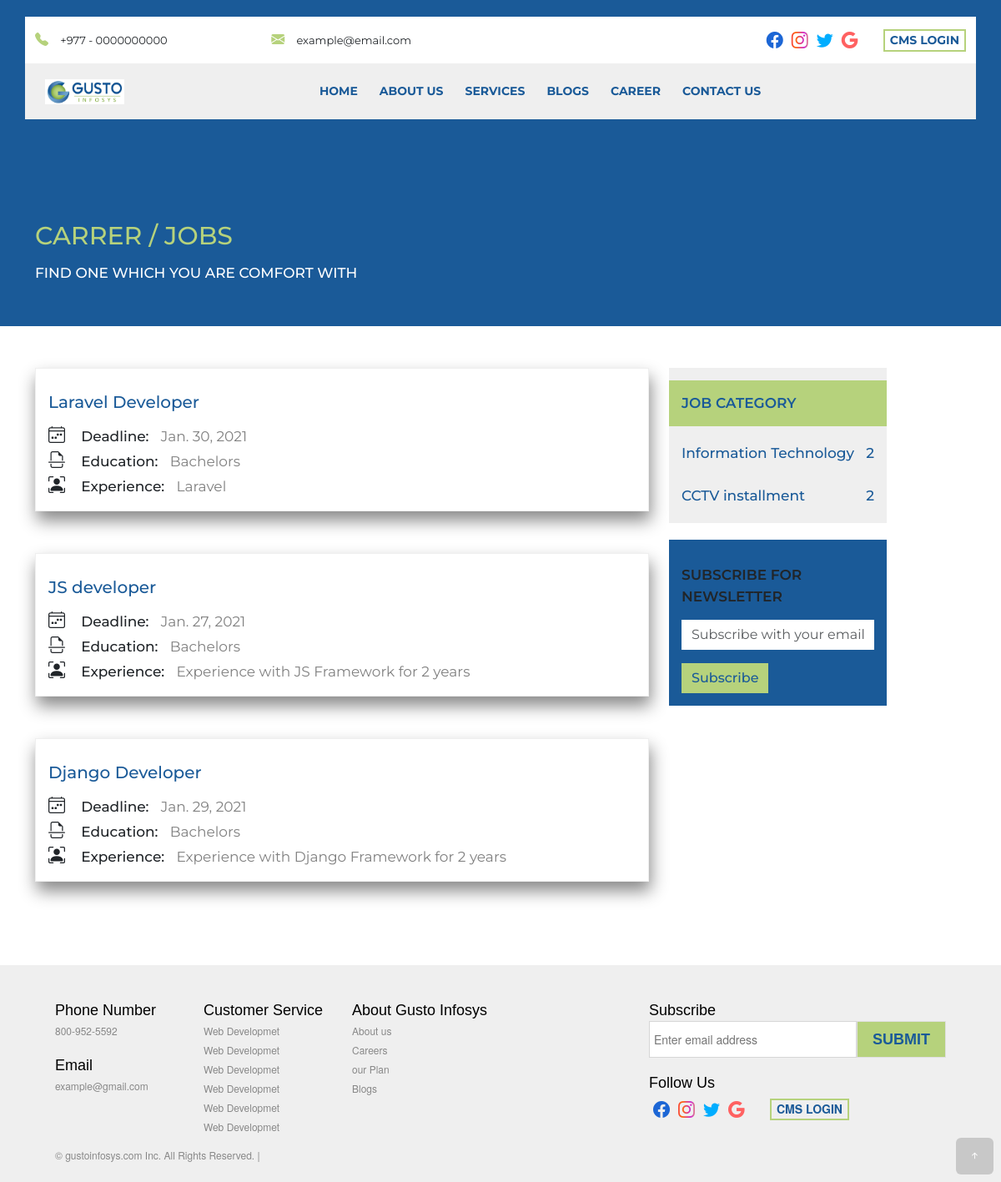
The app's page /career, older data.
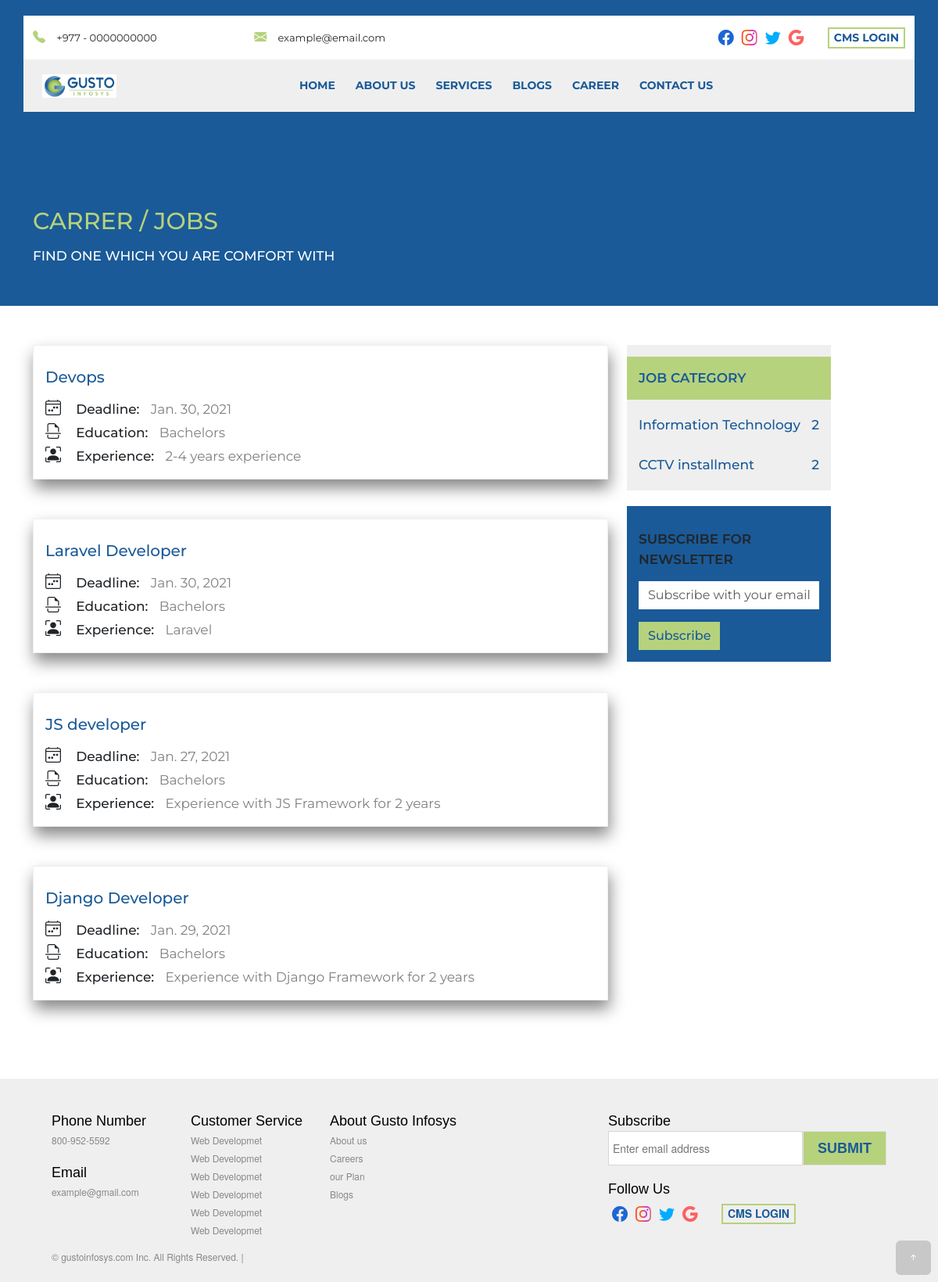
The same page, newer data.
### myapp/models.py (models this page shows, shortened)
class Career(models.Model):
    category = models.ForeignKey(CareerCategory, on_delete=models.CASCADE)
    title = models.CharField(max_length=100)
    deadline = models.DateField()
    education = models.CharField(max_length=450)
    experience = models.CharField(max_length=250)

class CareerCategory(models.Model):
    category = models.CharField(max_length=150)

### myapp/views.py (the view)
# urls.py: path('career', views.career, name="career"),
def career(request):
    career = Career.objects.all()[::-1]
    categories = CareerCategory.objects.all()
    categories_count = CareerCategory.objects.all().count()
    data = {}
    data['careers'] = career
    data['categories'] = categories
    data['count'] = categories_count
    return render(request, 'carrer.html', data)

### templates/carrer.html (shortened to what the changed rows need)
<!DOCTYPE html>
{% load static %}
<html lang="en">
<head>
    <link rel="stylesheet" href="{% static 'node_modules\bootstrap\dist\css\bootstrap.min.css'%}">
    <link rel="stylesheet" href="{% static 'node_modules\bootstrap-icons\font\bootstrap-icons.css'%}">
    <link rel="stylesheet" href="{% static 'owlcarousel\dist\assets\owl.carousel.min.css'%}">
    <link rel="stylesheet" href="{% static 'owlcarousel\dist\assets\owl.theme.default.css'%}">
    <link rel="stylesheet" href="{% static 'node_modules\aos\dist\aos.css'%}"/>
    <link rel="stylesheet" href="{% static 'css\main.css'%}">
    <link rel="stylesheet" href="{% static 'css/carrer.css'%}">
</head>
<body >
<section class="service">
  <div class="container">
    <div class="row">
      <div class="col-lg-8 col-md-8 ">
        <div class="row">
          <div class="fol-md-12">
            {% for career in careers %}
            <div class="carrer_box" data-aos="fade-up">
              <div class="carrer_info" onclick="location.href='{% url 'careerview' career.id %}'">
                <p class="carrer_info_head">{{career.title}}</p>
                <p class="carrer_info_deadline">
                  <i class="bi bi-calendar4-week"></i>
                  <span class="req_head text-capitalize">Deadline:</span>
                  <span class="req_info">{{career.deadline}}</span>
                <p class="carrer_info_edu">
                  <i class="bi bi-file-earmark-break"></i>
                  <span class="req_head text-capitalize">Education:</span>
                  <span class="req_info">{{career.education}}</span>
                </p>
                <p class="carrer_info_exp">
                  <i class="bi bi-person-bounding-box"></i>
                  <span class="req_head text-capitalize">Experience:</span>
                  <span class="req_info">{{career.experience}}</span>
                </p>
              </div>
            </div>
            {% endfor %}
          </div>
        </div>
      </div>
      <div class="col-lg-3 col-md-4">
        <div class="out_cata" data-aos="fade-down">
          {% for category in categories %}
          <ul>
            <li><a href="{% url 'career' %}"><sapn>{{category.category}}</sapn> <sapn>{{count}}</sapn></a></li>
          </ul>
          {% endfor %}
        </div>
      </div>
    </div>
  </div>
</section>
</body>
</html>

Row changes from the older to the newer data that the page shows:
added Career: title "Devops", deadline "Jan. 30, 2021", education "Bachelors", experience "2-4 years experience"
